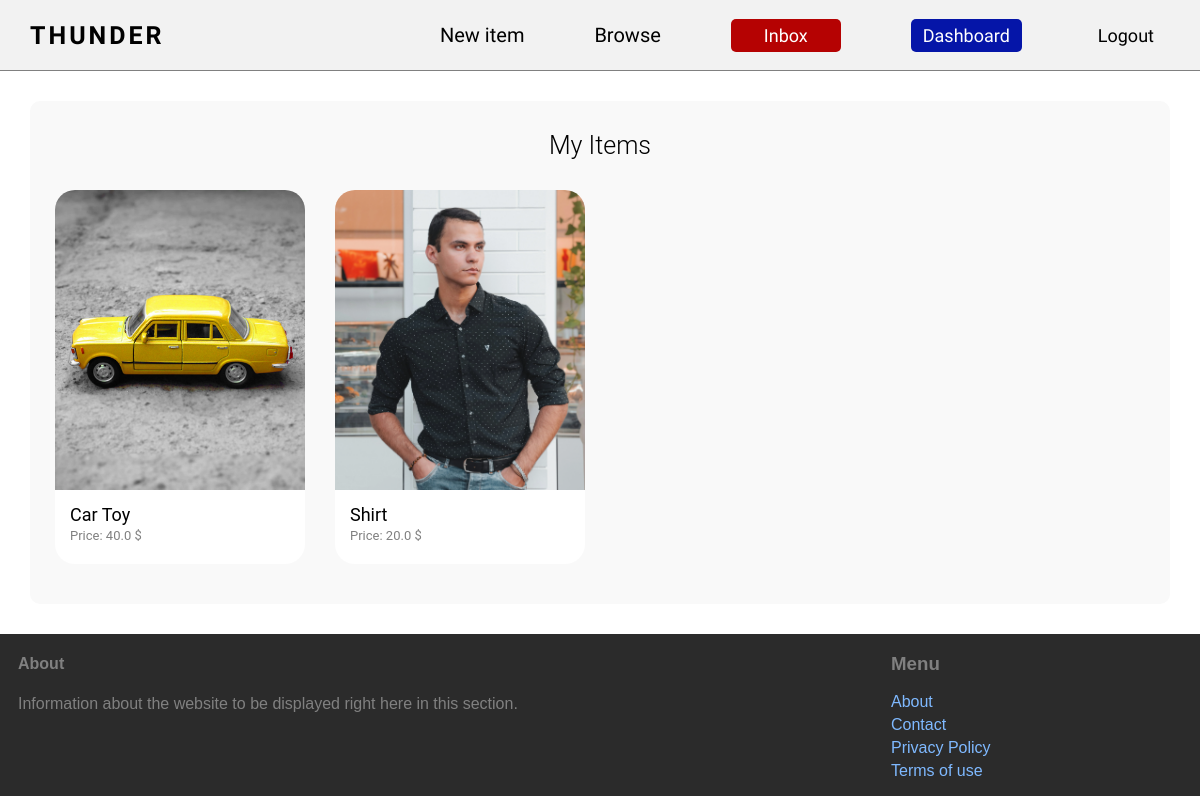
The page /dashboard/ (signed in) on the database its author committed.
### item/models.py (models this page shows, shortened)
class Item(models.Model):
    category = models.ForeignKey(Category, related_name='items', on_delete=models.CASCADE)
    name = models.CharField(max_length=100)
    description = models.TextField(blank=True, null=True)
    price = models.FloatField()
    image = models.ImageField(upload_to='item_images')
    is_sold = models.BooleanField(default=False)
    created_at = models.DateTimeField(auto_now_add=True)
    created_by = models.ForeignKey(User, related_name='items', on_delete=models.CASCADE)

### dashboard/views.py (the view)
# urls.py: path('', views.index, name='index'),
@login_required
def index(request):
    items = Item.objects.filter(created_by=request.user)
    return render(request, 'dashboard/index.html', {
        'items': items
    })

### dashboard/templates/dashboard/index.html (shortened to what this page needs)
{% extends 'core/layout.html' %}
{% block content %}
    <div class="items-container">
        <p class="container-title">My Items</p>
            {% if items %}
                <div class="items-grid">
                    {% for item in items %}
                    <div class="item-card">
                        <a href="{% url 'item:detail' item.id %}">
                            <div>
                                <img class="item-image" src="{{ item.image.url }}" alt="">
                            </div>
                            <div class="item-description">
                                <p class="item-name">{{ item.name }}</p>
                                <p class="item-price">Price: {{ item.price }} $</p>
                            </div>
                        </a>
                    </div>
                    {% endfor %}
                </div>
            {% else %}
                <p style="
                letter-spacing: 3px;">YOU HAVE NO ITEMS</p>
            {% endif %}
    </div>
{% endblock %}

### core/static/core/styles.css (style rules this page uses)
body { margin: 0; }
p { margin: 0; }

### core/static/core/index.css (style rules this page uses)
.item-image { width: 250px; height: 300px; object-fit: cover; object-position: center; }
.items-container { display: flex; flex-direction: column; background-color: rgb(249, 249, 249); align-items: center; margin: 30px 0px; border-radius: 10px; padding-bottom: 40px; }
.container-title { font-size: 25px; font-family: Roboto, Arial, Helvetica, sans-serif; font-weight: 300; margin: 30px 0px; }
.items-grid { display: grid; grid-template-columns: 1fr 1fr 1fr 1fr; column-gap: 30px; row-gap: 50px; }
.item-card { background-color: white; border-radius: 20px; overflow: hidden; transition: transform 0.3s ease, box-shadow 0.3s; }
.item-description { height: 60px; padding-left: 15px; padding-top: 10px; font-family: Roboto, Arial, sans-serif; }
.item-name { font-size: 18px; font-weight: 400; color: black; margin-bottom: 3px; }
.item-price { color: gray; font-size: 13px; }

### rows shown on the page
Item: image (picture), name "Car Toy", price "40.0"
Item: image (picture), name "Shirt", price "20.0"
